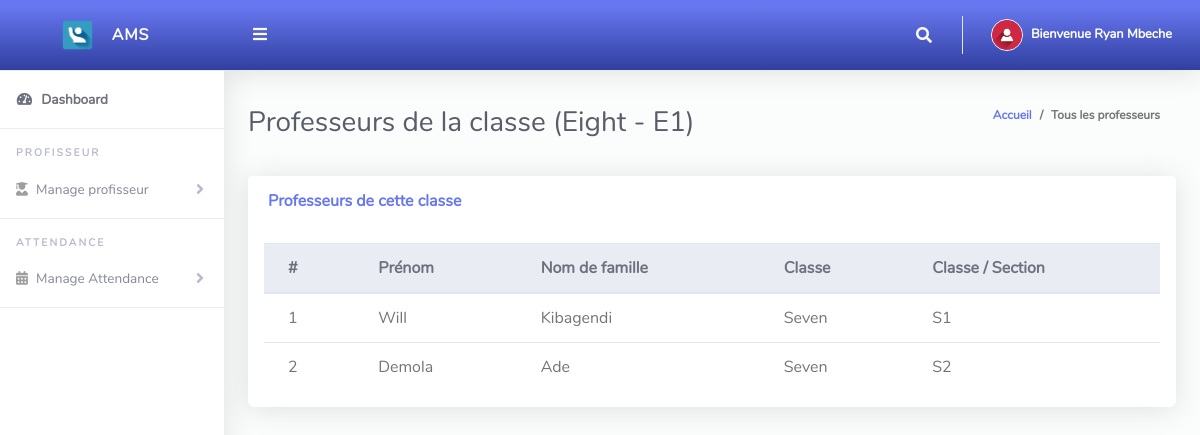
/student/viewStudents.php (signed in), run on the app's committed database.
### tables this page shows
CREATE TABLE `tblclassteacher` (
  `Id` int(10) NOT NULL,
  `firstName` varchar(255) NOT NULL,
  `lastName` varchar(255) NOT NULL,
  `emailAddress` varchar(255) NOT NULL,
  `password` varchar(255) NOT NULL,
  `phoneNo` varchar(50) NOT NULL,
  `classId` varchar(10) NOT NULL,
  `classArmId` varchar(10) NOT NULL,
  `dateCreated` varchar(50) NOT NULL
);

CREATE TABLE `tblclassarms` (
  `Id` int(10) NOT NULL,
  `classId` varchar(10) NOT NULL,
  `classArmName` varchar(255) NOT NULL,
  `isAssigned` varchar(10) NOT NULL
);

CREATE TABLE `tblclass` (
  `Id` int(10) NOT NULL,
  `className` varchar(255) NOT NULL
);

### student/viewStudents.php (the view, shortened to what this page needs)
<?php
include '../Includes/dbcon.php';
$query = "SELECT tblclass.className, tblclassarms.classArmName
          FROM tblclassteacher
          INNER JOIN tblclass ON tblclass.Id = tblclassteacher.classId
          INNER JOIN tblclassarms ON tblclassarms.Id = tblclassteacher.classArmId
          WHERE tblclassteacher.Id = ?";
$stmt = $conn->prepare($query);
$stmt->bind_param("i", $_SESSION['userId']);
$stmt->execute();
$result = $stmt->get_result();
$rrw = $result->fetch_assoc();
$queryTeacher = "SELECT tblclassteacher.Id,
                            tblclass.className,
                            tblclassarms.classArmName,
                            tblclassteacher.firstName,
                            tblclassteacher.lastName
                     FROM tblclassteacher
                     INNER JOIN tblclass ON tblclass.Id = tblclassteacher.classId
                     INNER JOIN tblclassarms ON tblclassarms.Id = tblclassteacher.classArmId
                     INNER JOIN tblstudents ON tblstudents.classId = tblclassteacher.classId
                     WHERE tblstudents.Id = ?";
$queryStmtTeacher = $conn->prepare($queryTeacher);
$queryStmtTeacher->bind_param("i", $_SESSION['userId']);
$queryStmtTeacher->execute();
$resultTeacher = $queryStmtTeacher->get_result();
?>
<!DOCTYPE html>
<html lang="fr">
<head>
  <link href="../vendor/fontawesome-free/css/all.min.css" rel="stylesheet">
  <link href="../vendor/bootstrap/css/bootstrap.min.css" rel="stylesheet">
  <link href="css/ruang-admin.min.css" rel="stylesheet">
</head>
<body id="page-top">
  <div id="wrapper">
    <?php include "Includes/sidebar.php"; ?>
    <div id="content-wrapper" class="d-flex flex-column">
      <div id="content">
        <?php include "Includes/topbar.php"; ?>
        <div class="container-fluid" id="container-wrapper">
          <div class="d-sm-flex align-items-center justify-content-between mb-4">
            <h1 class="h3 mb-0 text-gray-800">Professeurs de la classe (<?php echo htmlspecialchars($rrw['className'] . ' - ' . $rrw['classArmName']); ?>)</h1>
            <ol class="breadcrumb">
              <li class="breadcrumb-item"><a href="./">Accueil</a></li>
              <li class="breadcrumb-item active" aria-current="page">Tous les professeurs</li>
            </ol>
          </div>
          <div class="row">
            <div class="col-lg-12">
              <div class="card mb-4">
                <div class="card-header py-3 d-flex flex-row align-items-center justify-content-between">
                  <h6 class="m-0 font-weight-bold text-primary">Professeurs de cette classe</h6>
                </div>
                <div class="table-responsive p-3">
                  <table class="table align-items-center table-flush table-hover">
                    <thead class="thead-light">
                      <tr>
                        <th>#</th>
                        <th>Prénom</th>
                        <th>Nom de famille</th>
                        <th>Classe</th>
                        <th>Classe / Section</th>
                      </tr>
                    </thead>
                    <tbody>
                      <?php
                      if ($resultTeacher->num_rows > 0) {
                        $sn = 0;
                        while ($teacher = $resultTeacher->fetch_assoc()) {
                          $sn++;
                          echo "<tr>
                                  <td>{$sn}</td>
                                  <td>" . htmlspecialchars($teacher['firstName']) . "</td>
                                  <td>" . htmlspecialchars($teacher['lastName']) . "</td>
                                  <td>" . htmlspecialchars($teacher['className']) . "</td>
                                  <td>" . htmlspecialchars($teacher['classArmName']) . "</td>
                                </tr>";
                        }
                      } else {
                        echo "<tr><td colspan='5'>❌ Aucun professeur trouvé pour cette classe.</td></tr>";
                      }
                      ?>
                    </tbody>
                  </table>
                </div>
              </div>
            </div>
          </div>
        </div>
      </div>
    </div>
  </div>
</body>
</html>

### student/Includes/topbar.php (shortened to what this page needs)
<?php
  $query = "SELECT * FROM tblclassteacher WHERE Id = ".$_SESSION['userId']."";
  $rs = $conn->query($query);
  $rows = $rs->fetch_assoc();
  $fullName = $rows['firstName']." ".$rows['lastName'];;
?>
<nav class="navbar navbar-expand navbar-light bg-gradient-primary topbar mb-4 static-top">
          <button id="sidebarToggleTop" class="btn btn-link rounded-circle mr-3">
            <i class="fa fa-bars"></i>
          </button>
          <ul class="navbar-nav ml-auto">
            <li class="nav-item dropdown no-arrow">
              <a class="nav-link dropdown-toggle" href="#" id="searchDropdown" role="button" data-toggle="dropdown"
                aria-haspopup="true" aria-expanded="false">
                <i class="fas fa-search fa-fw"></i>
              </a>
            </li>
            <li class="nav-item dropdown no-arrow">
              <a class="nav-link dropdown-toggle" href="#" id="userDropdown" role="button" data-toggle="dropdown"
                aria-haspopup="true" aria-expanded="false">
                <img class="img-profile rounded-circle" src="img/user-icn.png" style="max-width: 60px">
                <span class="ml-2 d-none d-lg-inline text-white small"><b>Bienvenue <?php echo $fullName;?></b></span>
              </a>
            </li>
          </ul>
        </nav>

### data on the page
tblclassteacher: fullName "Ryan Mbeche"
tblclassarms: classId+classArmName "Eight - E1"
tblclassteacher: firstName "Will", lastName "Kibagendi", classId.className "Seven", classArmId.classArmName "S1"
tblclassteacher: firstName "Demola", lastName "Ade", classId.className "Seven", classArmId.classArmName "S2"
